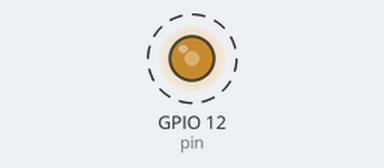
Recording of a program running on a simulated ESP32 board running MicroPython. Parts: output pins drawn as LEDs (lit = HIGH). Dashed ring = blinking.

Above: at 0.05 s.
Timing chart, 0 to 4.6 s (numbered marks = the images above):
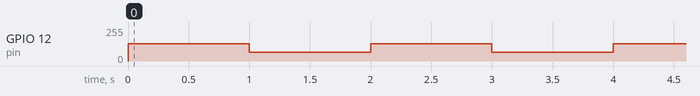

The program:

testkode.py
```python
from machine import Pin, PWM
from time import sleep

### Pin-only ###
# P12=Pin(12,Pin.OUT)
# P13=Pin(13,Pin.OUT)
# while True:
#     P12.value(1)
#     P13.value(0)
#     sleep(1)
#     P12.value(0)
#     P13.value(1)
#     sleep(1)

### PWM ###
# P12=PWM(Pin(12,Pin.OUT),freq=1,duty=1023)
# P13=PWM(Pin(13,Pin.OUT),freq=1,duty=1023)
# while True:
#     P13.freq(1)
#     P12.freq(5000)
#     sleep(1)
#     P12.freq(1)
#     P13.freq(512)

# P12=PWM(Pin(12,Pin.OUT),freq=512,duty=512)
# P13=PWM(Pin(13,Pin.OUT),freq=512,duty=512)
# while True:
#     P13.duty(0)
#     P12.duty(512)
#     sleep(1)
#     P12.duty(0)
#     P13.duty(512)

pin=PWM(Pin(12,Pin.OUT),freq=50,duty=0)
while True:
    pin.duty(512)
    sleep(1)
    pin.duty(256)
    sleep(1)
```

Measured:
- by itself, GPIO 12 (pin): alternates 128/255 for 1.0 s and 64/255 for 1.0 s
